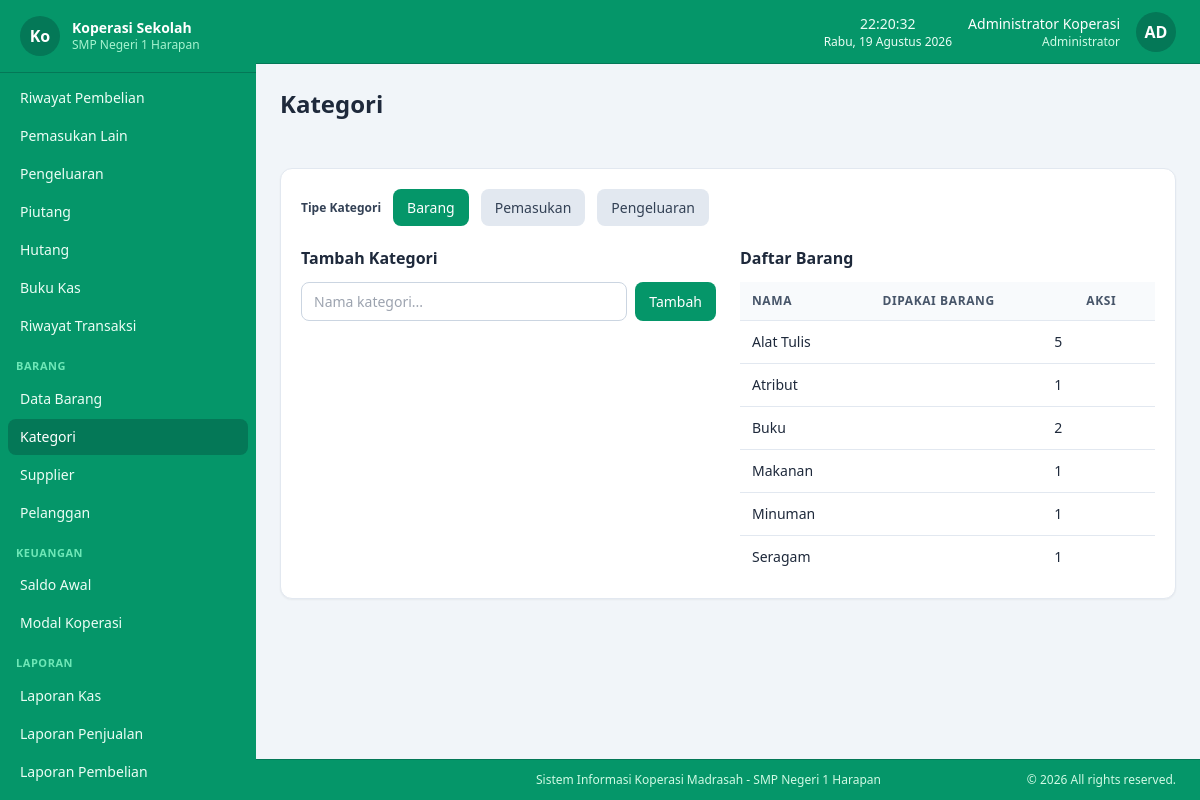
Screenshot of /master/kategori (signed in) with the database file from the repository.
### tables this page shows
CREATE TABLE koperasi_profile (
  id             TINYINT UNSIGNED NOT NULL DEFAULT 1,
  nama_koperasi  VARCHAR(100)     NOT NULL DEFAULT '',
  nama_sekolah   VARCHAR(150)     NOT NULL DEFAULT '',
  alamat         TEXT             NULL,
  telepon        VARCHAR(30)      NULL,
  email          VARCHAR(100)     NULL,
  logo           VARCHAR(255)     NULL,
  nama_ketua     VARCHAR(100)     NULL,
  nama_bendahara VARCHAR(100)     NULL,
  created_at     TIMESTAMP        NOT NULL DEFAULT CURRENT_TIMESTAMP,
  updated_at     TIMESTAMP        NOT NULL DEFAULT CURRENT_TIMESTAMP ON UPDATE CURRENT_TIMESTAMP,
  PRIMARY KEY (id)
);

CREATE TABLE users (
  id                   BIGINT UNSIGNED NOT NULL AUTO_INCREMENT,
  role_id              TINYINT UNSIGNED NOT NULL,
  username             VARCHAR(50)      NOT NULL UNIQUE,
  name                 VARCHAR(100)     NOT NULL,
  password_hash        VARCHAR(255)     NOT NULL,
  must_change_password TINYINT(1)       NOT NULL DEFAULT 0,
  is_active            TINYINT(1)       NOT NULL DEFAULT 1,
  created_at           TIMESTAMP        NOT NULL DEFAULT CURRENT_TIMESTAMP,
  updated_at           TIMESTAMP        NOT NULL DEFAULT CURRENT_TIMESTAMP ON UPDATE CURRENT_TIMESTAMP,
  PRIMARY KEY (id),
  CONSTRAINT fk_users_role FOREIGN KEY (role_id) REFERENCES roles(id) ON UPDATE CASCADE
);

CREATE TABLE roles (
  id            TINYINT UNSIGNED NOT NULL AUTO_INCREMENT,
  name          VARCHAR(50)      NOT NULL UNIQUE,
  description   VARCHAR(255)     NULL,
  created_at    TIMESTAMP        NOT NULL DEFAULT CURRENT_TIMESTAMP,
  updated_at    TIMESTAMP        NOT NULL DEFAULT CURRENT_TIMESTAMP ON UPDATE CURRENT_TIMESTAMP,
  PRIMARY KEY (id)
);

CREATE TABLE categories (
  id         BIGINT UNSIGNED NOT NULL AUTO_INCREMENT,
  name       VARCHAR(100)    NOT NULL,
  type       ENUM('barang','pemasukan','pengeluaran') NOT NULL,
  created_at TIMESTAMP       NOT NULL DEFAULT CURRENT_TIMESTAMP,
  updated_at TIMESTAMP       NOT NULL DEFAULT CURRENT_TIMESTAMP ON UPDATE CURRENT_TIMESTAMP,
  PRIMARY KEY (id),
  UNIQUE KEY uq_category (type, name),
  KEY idx_categories_type (type)
);

### app/views/kategori/index.php (the view, shortened to what the rows shown need)
<?php $id = (int)input('edit', 0); ?>
<div class="max-w-4xl">
    <div class="bg-white rounded-xl shadow-sm border border-slate-200 p-5">
        <div class="grid grid-cols-1 lg:grid-cols-2 gap-6">
            <div>
                <h2 class="font-semibold text-slate-800 mb-3"><?= $id ? 'Ubah Kategori' : 'Tambah Kategori' ?></h2>
            </div>
            <div>
                <h2 class="font-semibold text-slate-800 mb-3">Daftar <?= e($types[$type]) ?></h2>
                <div class="table-wrap max-h-96 overflow-y-auto">
                    <table>
                        <thead><tr><th>Nama</th><th class="text-right">Dipakai Barang</th><th class="text-center">Aksi</th></tr></thead>
                        <tbody>
                        <?php if (empty($items)): ?>
                            <tr><td colspan="3" class="text-center text-slate-400 py-6">Kosong.</td></tr>
                        <?php else: foreach ($items as $k): ?>
                            <tr>
                                <td><?= e($k['name']) ?></td>
                                <td class="text-right"><?= angka($k['jumlah_barang']) ?></td>
                                <td>
                                    <div class="flex items-center justify-center gap-1">
                                        <a href="<?= url('kategori', ['type' => $type, 'edit' => $k['id']]) ?>" class="btn btn-ghost p-1.5"><?= icon('edit', 'w-4 h-4') ?></a>
                                        <form method="post" action="<?= url('kategori', ['action' => 'destroy', 'id' => $k['id']]) ?>" class="inline">
                                            <button type="submit" class="btn btn-ghost p-1.5" onclick="return appConfirmSubmit(event, 'Hapus kategori ini?')" title="Hapus">
                                            </button>
                                        </form>
                                    </div>
                                </td>
                            </tr>
                        <?php endforeach; endif; ?>
                        </tbody>
                    </table>
                </div>
            </div>
        </div>
    </div>
</div>

### app/views/layouts/app.php (shortened to what the rows shown need)
<?php
$user = current_user();
$profile = koperasi_profile();
?>
<!DOCTYPE html>
<html lang="id">
<head>
<script src="<?= asset('assets/js/tailwind.min.js') ?>"></script>
<link rel="stylesheet" href="<?= asset('assets/vendor/sweetalert2/sweetalert2.min.css') ?>">
<link rel="stylesheet" href="<?= asset('assets/css/app.css') ?>">
</head>
<body class="bg-slate-100 text-slate-800 flex flex-col min-h-screen">
<div id="sidebar" class="fixed inset-y-0 left-0 z-40 w-64 bg-emerald-600 text-emerald-50 transform -translate-x-full lg:translate-x-0 transition-transform duration-200 flex flex-col">
    <div class="flex items-center gap-3 px-5 py-4 border-b border-emerald-700 shrink-0 sticky top-0 bg-emerald-600 z-10">
        <?php if (!empty($profile['logo']) && file_exists(UPLOAD_DIR . '/' . $profile['logo'])): ?>
            <img src="<?= asset('uploads/' . e($profile['logo'])) ?>" class="h-10 w-10 object-cover drop-shadow-[0_0_4px_rgba(255,255,255,0.8)]" alt="logo">
        <?php else: ?>
            <div class="h-10 w-10 rounded-full bg-emerald-700 flex items-center justify-center font-bold text-white"><?= e(mb_substr($profile['nama_koperasi'] ?? 'KS', 0, 2)) ?></div>
        <?php endif; ?>
        <div>
            <div class="font-semibold text-sm leading-tight text-white"><?= e($profile['nama_koperasi'] ?? APP_NAME) ?></div>
            <div class="text-xs text-emerald-200 truncate"><?= e($profile['nama_sekolah'] ?? '') ?></div>
        </div>
    </div>
</div>
<div class="lg:pl-64 flex flex-col flex-1 min-h-0">
    <header class="sticky top-0 z-20 bg-emerald-600 border-b border-emerald-700 px-4 sm:px-6 h-16 flex items-center justify-between shrink-0">
        <div class="flex items-center gap-4">
            <div class="text-center text-emerald-50" id="datetime">
                <div class="text-sm font-medium" id="clock-time"></div>
                <div class="text-xs" id="clock-date"></div>
            </div>
            <div class="text-right hidden sm:block">
                <div class="text-sm font-medium text-white"><?= e($user['name']) ?></div>
                <div class="text-xs text-emerald-100"><?= e($user['role_name']) ?></div>
            </div>
            <div class="h-10 w-10 rounded-full bg-emerald-700 text-white flex items-center justify-center font-bold">
                <?= e(strtoupper(mb_substr($user['name'], 0, 2))) ?>
            </div>
        </div>
    </header>
    <div class="px-4 sm:px-6 py-4 sm:py-6">
        <h1 class="text-xl sm:text-2xl font-bold text-slate-800"><?= e($pageTitle ?? 'Dashboard') ?></h1>
    </div>
    <main class="flex-1 p-4 sm:p-6 pb-12">
        <?= $content ?>
    </main>
    <footer class="bg-emerald-600 border-t border-emerald-700 lg:pl-64">
        <div class="max-w-full mx-auto px-4 sm:px-6 py-3">
            <div class="flex flex-col sm:flex-row justify-between items-center gap-2 text-xs text-emerald-100">
                <span>Sistem Informasi Koperasi Madrasah - <?= e($profile['nama_sekolah'] ?? 'Nama Sekolah') ?></span>
                <span>&copy; <?= date('Y') ?> All rights reserved.</span>
            </div>
        </div>
    </footer>
</div>
</body>
</html>

### rows the page displays
koperasi_profile: nama_koperasi "Ko", nama_koperasi "Koperasi Sekolah", nama_sekolah "SMP Negeri 1 Harapan"
users: name "Administrator Koperasi", role.name "Administrator", name "AD"
categories: name "Alat Tulis", jumlah_barang "5"
categories: name "Atribut", jumlah_barang "1"
categories: name "Buku", jumlah_barang "2"
categories: name "Makanan", jumlah_barang "1"
categories: name "Minuman", jumlah_barang "1"
categories: name "Seragam", jumlah_barang "1"

### other values shown
$label "Riwayat Pembelian"
$label "Pemasukan Lain"
$label "Pengeluaran"
$label "Piutang"
$label "Hutang"
$label "Buku Kas"
$label "Riwayat Transaksi"
$group "BARANG"
$label "Data Barang"
$label "Kategori"
$label "Supplier"
$label "Pelanggan"
$group "KEUANGAN"
$label "Saldo Awal"
$label "Modal Koperasi"
